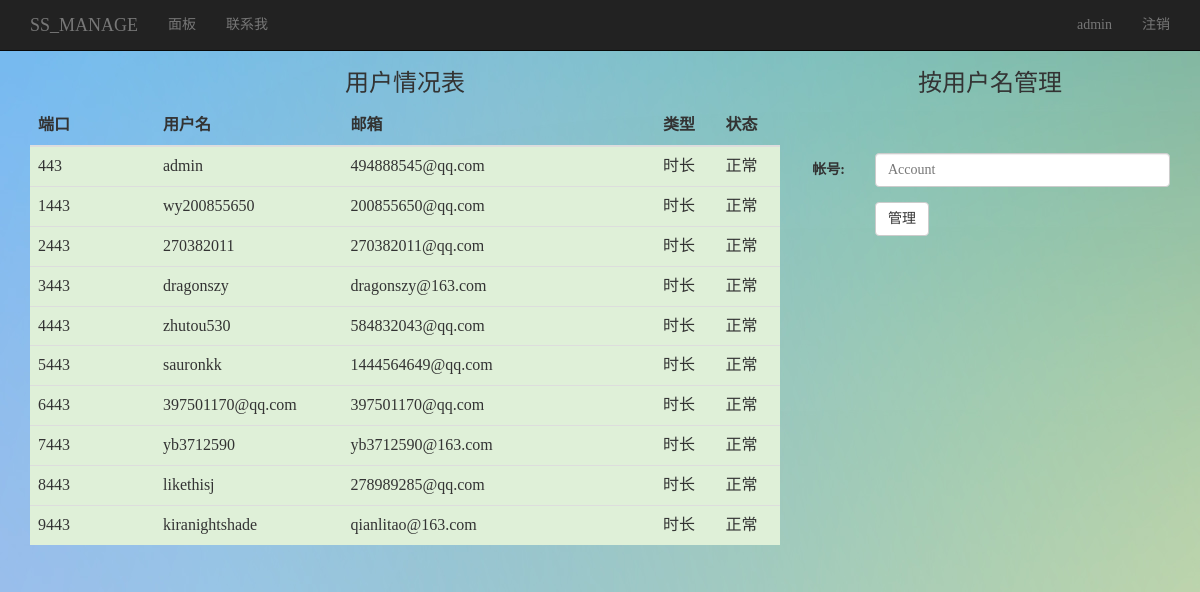
The app's page /control.php (signed in) with its own data.
### tables this page shows
CREATE TABLE IF NOT EXISTS `user` (
  `port` int(11) NOT NULL,
  `uname` varchar(20) NOT NULL,
  `upasswd` varchar(32) NOT NULL,
  `ss_passwd` int(8) unsigned DEFAULT NULL,
  `email` varchar(100) NOT NULL,
  `active` int(11) DEFAULT NULL,
  `utype` int(11) DEFAULT NULL,
  `upload` bigint(20) DEFAULT NULL,
  `download` bigint(20) DEFAULT NULL,
  `transfer_limit` int(11) DEFAULT NULL,
  `exp` date DEFAULT NULL
);

### control.php (the view, shortened to what this page needs)
<?php
require 'function.php';
?>
<html>
    <head>
        <link href="./css/bootstrap.min.css" rel="stylesheet">
        <link href="./css/my.css" rel="stylesheet">
    </head>
    <body>
        <?PHP print_navbar() ?>
        <div class="container">
            <div class="row">
                <div class="col-md-8">
                    <?php echo_users(); ?>
                </div>
                <div class="col-md-4">
                    <h3 id="labels" class="h3" style="text-align: center">按用户名管理</h3>
                    <h3 id="labels" class="h3"><br></h3>
                    <form class="form-horizontal" role="form" method="post" action=#>
                        <div class="form-group">
                            <label  class="col-sm-2 control-label">帐号:</label>
                            <div class="col-sm-10">
                                <input type="text" name="uname" class="form-control"  placeholder="Account">
                            </div>
                        </div>
                        <div class="form-group">
                            <div class="col-sm-offset-2 col-sm-2">
                                <button type="submit" class="btn btn-default">管理</button>
                            </div>
                        </div>
                    </form>
                </div>
            </div>
        </div>
    </body>
</html>
<?php
function echo_users() {
    $sql = "select port,uname,email,active,utype from user;";
    $ResultSet = mysql_query($sql);
    $active = "";
    ?>
    <table class='table'>
        <caption class="h3">用户情况表</caption>
        <thead>
            <tr>
                <th class="col-sm-2">端口</th>
                <th class="col-sm-3">用户名</th>
                <th class="col-sm-5">邮箱</th>
                <th class="col-sm-1">类型</th>
                <th class="col-sm-1">状态</th>
            </tr>
        </thead>
        <tbody>
            <?php
            while ($row = mysql_fetch_array($ResultSet)) {
                switch ($row['active']) {
                    case 1:$active = "success";
                        break;
                }
                if ($row['utype'] == '0') {
                    $row['utype'] = "时长";
                } else {
                    $row['utype'] = "流量";
                }
                if ($row['active'] == '0') {
                    $row['active'] = "欠费";
                } else {
                    $row['active'] = "正常";
                }
                ?>
                <tr class=<?php echo $active ?>>
                    <td><?php echo $row['port']; ?></td>
                    <td><?php echo $row['uname']; ?></td>
                    <td><?php echo $row['email']; ?></td>
                    <td><?php echo $row['utype']; ?></td>
                    <td><?php echo $row['active']; ?></td>
                </tr>
                <?php
            }
            ?>
        </tbody>
    </table>
    <?php
}
?>

### function.php (shortened to what this page needs)
<?php
function print_navbar() {
    ?>
    <div class="navbar navbar-inverse navbar-fixed-top" role="navigation">
        <div class="container">
            <div class="navbar-header">
                <a class="navbar-brand" href="login.php">
                    SS_MANAGE
                </a>
            </div>
            <div class="collapse navbar-collapse">
                <ul class="nav navbar-nav">
                    <?PHP
                    $arr_pages = array(
                        array('panel.php', '面板'),
                        array('contact.php', '联系我')
                    );
                    $page = end(explode('/', $_SERVER['PHP_SELF']));
                    foreach ($arr_pages as $p) {
                        if ($p[0] == $page)
                            echo '<li class="active"><a href="#">' . $p[1] . '</a></li>';
                        else
                            echo '<li><a href="' . $p[0] . '">' . $p[1] . '</a></li>';
                    }
                    ?>
                </ul>
                <?PHP
                if (!empty($_SESSION["uname"])) {
                    ?>
                    <ul class="nav navbar-nav navbar-right">
                        <li>
                            <a href="index.php">
                                <?php echo $_SESSION['uname']; ?>
                            </a>
                        </li>
                        <li>
                            <a id="logout" href="logout.php">
                                注销
                            </a>
                        </li>
                    </ul><?PHP
                }
                ?>
            </div>
        </div>
    </div>
    <?PHP
}
?>

### css/my.css (style rules this page uses)
body { padding-top: 50px; font-family: Microsoft YaHei; background-repeat: no-repeat; background-image: url(./background.jpg); }

### records on screen
user: port "443", uname "admin", email "494888545@qq.com", utype "时长", active "正常"
user: port "1443", uname "wy200855650", email "200855650@qq.com", utype "时长", active "正常"
user: port "2443", uname "270382011", email "270382011@qq.com", utype "时长", active "正常"
user: port "3443", uname "dragonszy", email "dragonszy@163.com", utype "时长", active "正常"
user: port "4443", uname "zhutou530", email "584832043@qq.com", utype "时长", active "正常"
user: port "5443", uname "sauronkk", email "1444564649@qq.com", utype "时长", active "正常"
user: port "6443", uname "397501170@qq.com", email "397501170@qq.com", utype "时长", active "正常"
user: port "7443", uname "yb3712590", email "yb3712590@163.com", utype "时长", active "正常"
user: port "8443", uname "likethisj", email "278989285@qq.com", utype "时长", active "正常"
user: port "9443", uname "kiranightshade", email "qianlitao@163.com", utype "时长", active "正常"

### other values on screen
$p[1] "面板"
$p[1] "联系我"
$_SESSION['uname'] "admin"
